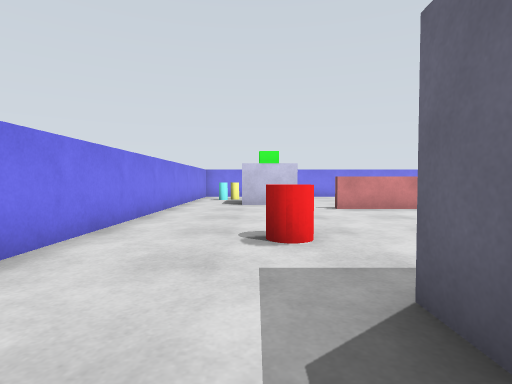
View 1 (above)

16 first-person views from a walk through a world built for the Gazebo simulator. The camera is 0.17 m above the floor, tilts 2° down and sees 80° across. The floor is counted in squares, 0.2 m on a side. Each view is taken from the middle of a square. On the plan, view 1 faces up. The plan holds only what a view shows up to about 11 squares ahead; the rest is blank.

View 2
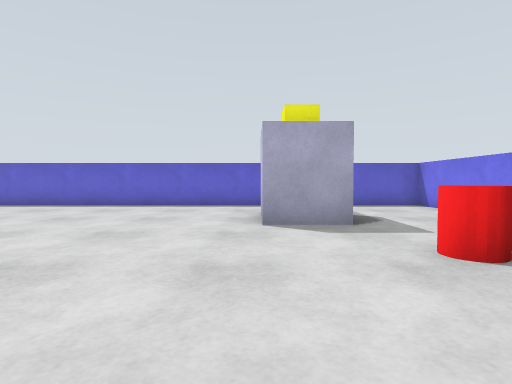

View 3
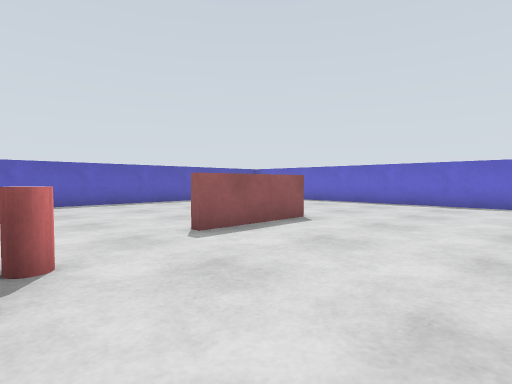

View 4
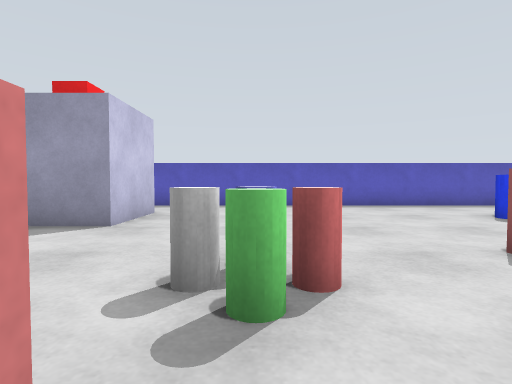

View 5
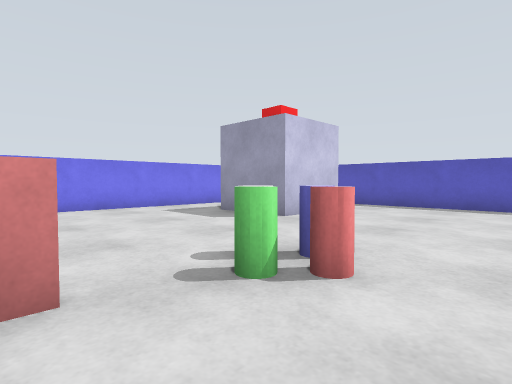

View 6
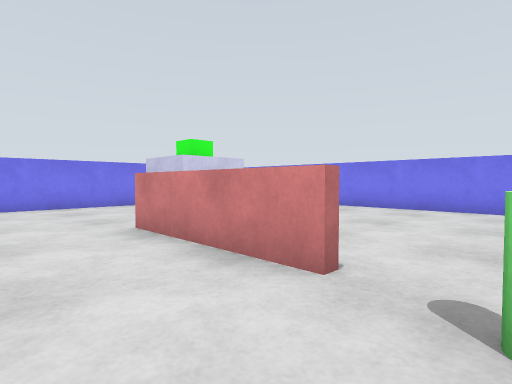

View 7
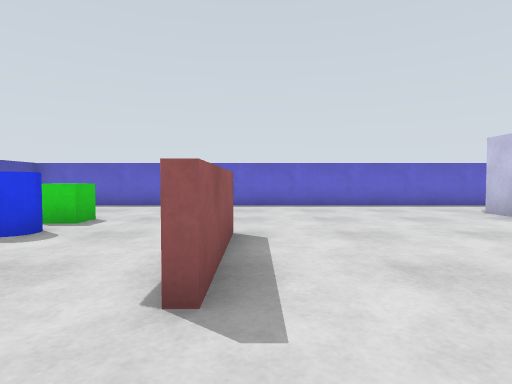

View 8
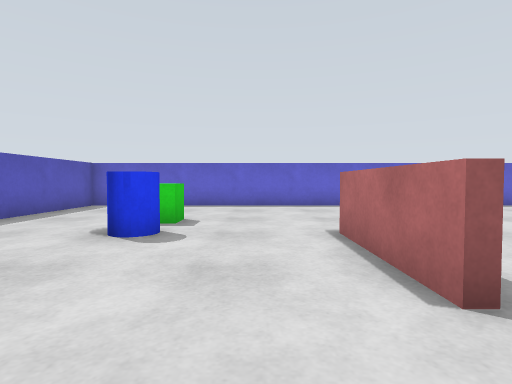

View 9
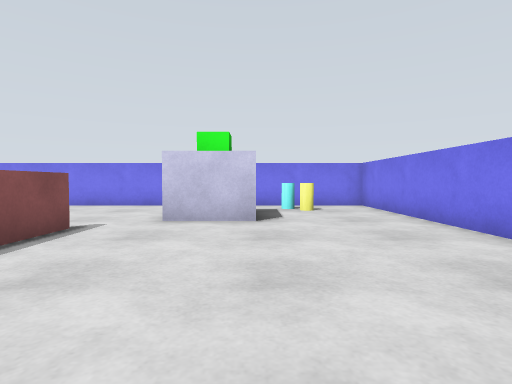

View 10
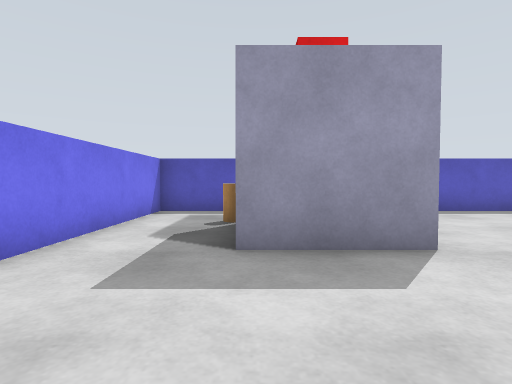

View 11
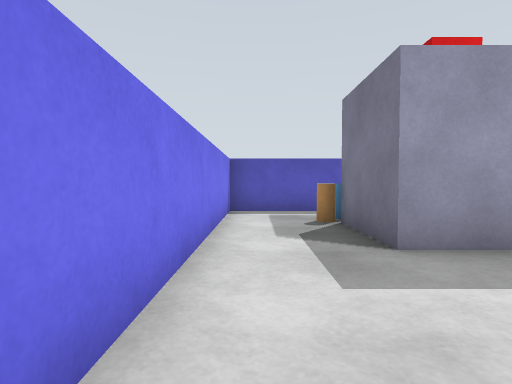

View 12
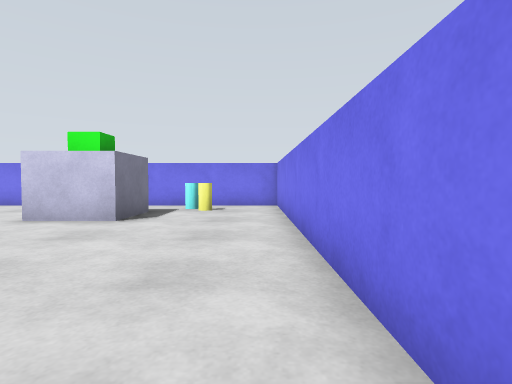

View 13
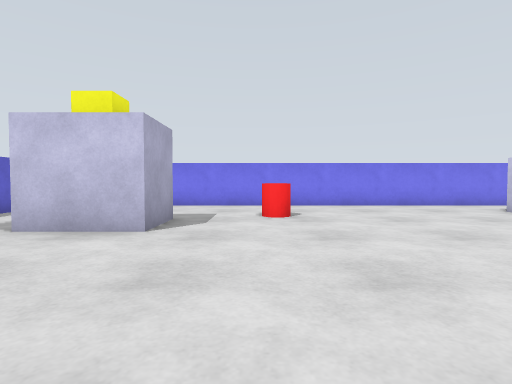

View 14
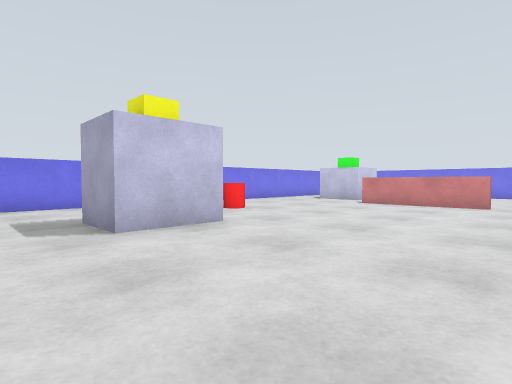

View 15
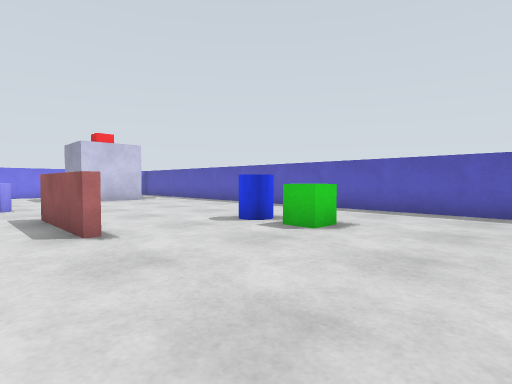

View 16
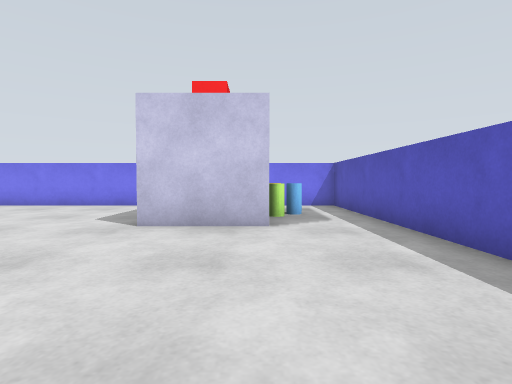

### Floor plan
Points are (right, up) in squares from view 1. A wall is a line through its corners. A room is listed if a view was taken in it or the views show most of it. See-through windows are left out.
Room 1 (views 1, 2, 3, 4, 5, 6, 7, 8, 9, 10, 11, 12, 13, 14, 15, 16)
walls: (6.6, 9.4) (2.5, 9.4); (9.6, 6.1) (9.6, 3); (9.4, 3) (9.4, 6.1); (2.5, 9.6) (4, 9.6); (-2.7, -2.8) (16.8, -2.8) (16.8, 16.8) (-2.7, 16.8) (-2.7, -2.8)
objects: cyan cylinder (-2, 14) to (-1, 14); yellow cylinder (-1, 15); bin (0, 4) to (1, 5); building (0, 11) to (1, 13); building (1, 0) to (3, 2); pink cylinder (8, 8); green cylinder (8, 9); white cylinder (8, 10); blue cylinder (9, 9); building (12, 12) to (14, 14); green box (13, 1) to (13, 2); bin (13, 3); green cylinder (14, 13) to (14, 14); beige cylinder (14, 15); blue cylinder (15, 14)

Where each view was taken, in squares from view 1:
view 1: 0 up, 0 right, facing up
view 2: 8 up, 3 right, facing down
view 3: 9 up, 5 right, facing down-right
view 4: 9 up, 6 right, facing right
view 5: 7 up, 6 right, facing up-right
view 6: 7 up, 8 right, facing up-left
view 7: 8 up, 9 right, facing down
view 8: 8 up, 11 right, facing down
view 9: 13 up, 8 right, facing left
view 10: 14 up, 8 right, facing right
view 11: 16 up, 8 right, facing right
view 12: 16 up, 8 right, facing left
view 13: 4 up, 8 right, facing left
view 14: 2 down, 8 right, facing up-left
view 15: 2 down, 8 right, facing up-right
view 16: 6 up, 14 right, facing up
